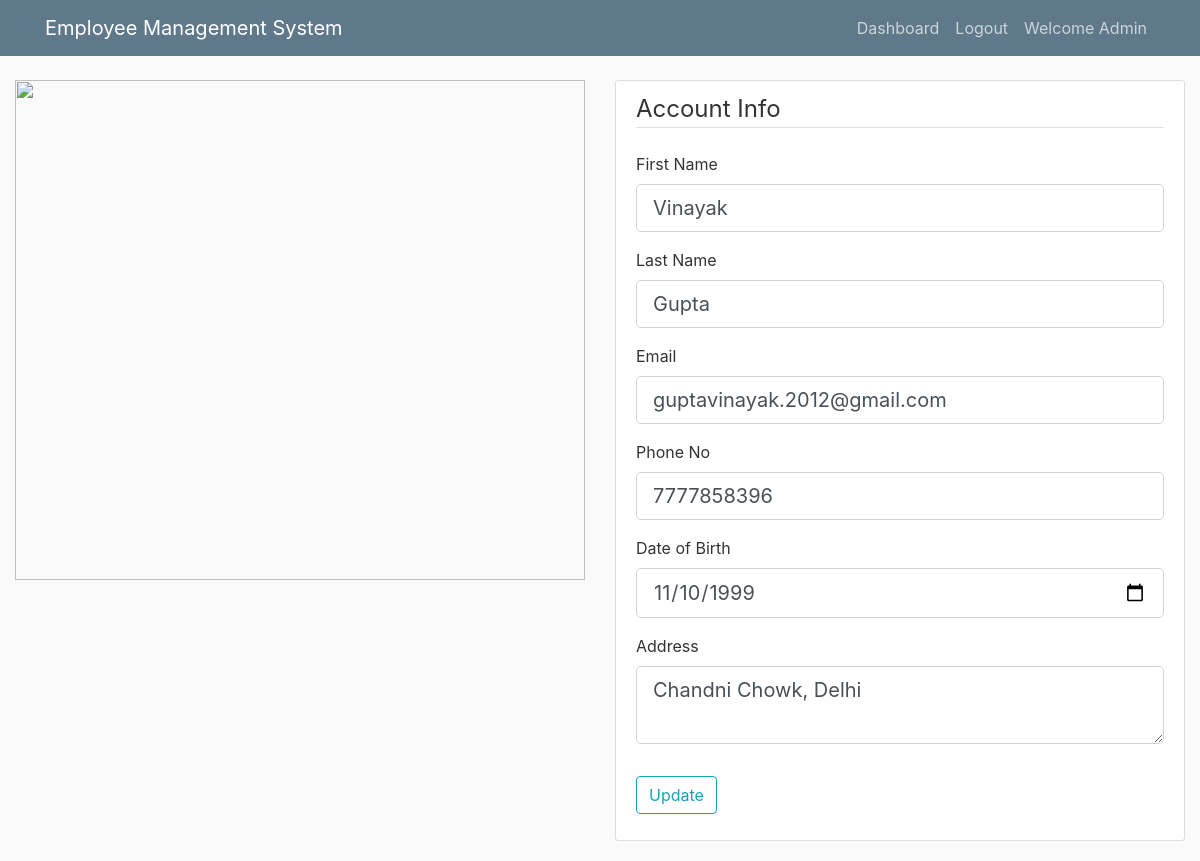
The app's page /employees/edit/7 (signed in) with its own data.
### assignment/models.py (models this page shows, shortened)
class Employees(db.Model, UserMixin):
    id = db.Column(db.Integer, primary_key=True, autoincrement=True)
    first_name = db.Column(db.String(20), nullable=False)
    last_name = db.Column(db.String(20), nullable=False)
    email = db.Column(db.String(120), unique=True, nullable=False)
    phone_no = db.Column(db.Integer, unique=True, nullable=False)
    date_of_birth = db.Column(db.Date, nullable=False)
    address = db.Column(db.Text, nullable=False)
    password = db.Column(db.String(60), nullable=False)
    is_admin = db.Column(db.Boolean, default=False)

### assignment/routes.py (the view)
@app.route('/employees/edit/<int:id>', methods=['GET', 'POST'])
@login_required
def edit_employee(id):
    check_admin()
    if not current_user.is_admin:
        login_user()
    add_employee = False
    user = Employees.query.get_or_404(id)
    form = UpdateAccountForm()
    if form.validate_on_submit():
        user.first_name = form.first_name.data
        user.last_name = form.last_name.data
        if user.email != form.email.data:
            flash("Email can't be changed", 'info')
            return redirect(url_for('list_employees'))
        if user.phone_no != form.phone_no.data:
            flash("Phone No can't be changed", 'info')
            return redirect(url_for('list_employees'))
        user.date_of_birth = form.date_of_birth.data
        user.address = form.address.data
        db.session.commit()
        app.logger.info(f"Admin edited an employee with id = {id}")
        flash('Account has been updated!', 'success')
        return redirect(url_for('list_employees'))
    elif request.method == 'GET':
        form.first_name.data = user.first_name
        form.last_name.data = user.last_name
        form.email.data = user.email
        form.phone_no.data = user.phone_no
        form.date_of_birth.data = user.date_of_birth
        form.address.data = user.address
    return render_template('update_employee.html', action="Edit", add_employee=add_employee, title='Update Account',
                           user=user, form=form)

### assignment/forms.py
class UpdateAccountForm(FlaskForm):
    first_name = StringField('First Name',
                             validators=[DataRequired(), Length(min=2, max=20)])
    last_name = StringField('Last Name',
                            validators=[DataRequired(), Length(min=2, max=20)])
    email = StringField('Email',
                        validators=[DataRequired(), Email()])
    phone_no = IntegerField('Phone No', validators=[DataRequired()])
    date_of_birth = DateField('Date of Birth', validators=[DataRequired()])
    address = TextAreaField('Address',
                            validators=[DataRequired(), Length(max=120)])
    submit = SubmitField('Update')

### assignment/models.py (called while the page is built)
@login_manager.user_loader
def load_user(user_id):
    return Employees.query.get(int(user_id))

### assignment/routes.py (called while the page is built)
def check_admin():
    if not current_user.is_admin:
        abort(403)

### assignment/templates/update_employee.html (shortened to what this page needs)
{% extends "layout.html" %}
{% block content %}
    <div class="content-section">
        <form method="POST" action="" enctype="multipart/form-data">
            <fieldset class="form-group">
                <legend class="border-bottom mb-4">Account Info</legend>
                <div class="form-group">
                    {{ form.first_name.label(class="form-control-label") }}
                    {% if form.first_name.errors %}
                        {{ form.first_name(class="form-control form-control-lg is-invalid") }}
                        <div class="invalid-feedback">
                            {% for error in form.first_name.errors %}
                                <span>{{ error }}</span>
                            {% endfor %}
                        </div>
                    {% else %}
                        {{ form.first_name(class="form-control form-control-lg") }}
                    {% endif %}
                </div>
                <div class="form-group">
                    {{ form.last_name.label(class="form-control-label") }}
                    {% if form.last_name.errors %}
                        {{ form.first_name(class="form-control form-control-lg is-invalid") }}
                        <div class="invalid-feedback">
                            {% for error in form.last_name.errors %}
                                <span>{{ error }}</span>
                            {% endfor %}
                        </div>
                    {% else %}
                        {{ form.last_name(class="form-control form-control-lg") }}
                    {% endif %}
                </div>
                <div class="form-group">
                    {{ form.email.label(class="form-control-label") }}
                    {% if form.email.errors %}
                        {{ form.email(class="form-control form-control-lg is-invalid") }}
                        <div class="invalid-feedback">
                            {% for error in form.email.errors %}
                                <span>{{ error }}</span>
                            {% endfor %}
                        </div>
                    {% else %}
                        {{ form.email(class="form-control form-control-lg") }}
                    {% endif %}
                </div>
                <div class="form-group">
                    {{ form.phone_no.label(class="form-control-label") }}
                    {% if form.phone_no.errors %}
                        {{ form.phone_no(class="form-control form-control-lg is-invalid") }}
                        <div class="invalid-feedback">
                            {% for error in form.phone_no.errors %}
                                <span>{{ error }}</span>
                            {% endfor %}
                        </div>
                    {% else %}
                        {{ form.phone_no(class="form-control form-control-lg") }}
                    {% endif %}
                </div>
                <div class="form-group">
                    {{ form.date_of_birth.label(class="form-control-label") }}
                    {% if form.date_of_birth.errors %}
                        {{ form.date_of_birth(class="form-control form-control-lg is-invalid") }}
                        <div class="invalid-feedback">
                            {% for error in form.date_of_birth.errors %}
                                <span>{{ error }}</span>
                            {% endfor %}
                        </div>
                    {% else %}
                        {{ form.date_of_birth(class="form-control form-control-lg") }}
                    {% endif %}
                </div>
                <div class="form-group">
                    {{ form.address.label(class="form-control-label") }}
                    {% if form.address.errors %}
                        {{ form.address(class="form-control form-control-lg is-invalid") }}
                        <div class="invalid-feedback">
                            {% for error in form.address.errors %}
                                <span>{{ error }}</span>
                            {% endfor %}
                        </div>
                    {% else %}
                        {{ form.address(class="form-control form-control-lg") }}
                    {% endif %}
                </div>
            </fieldset>
            <div class="form-group">
                {{ form.submit(class="btn btn-outline-info") }}
            </div>
        </form>
    </div>
{% endblock content %}

### assignment/templates/layout.html (shortened to what this page needs)
<!DOCTYPE html>
<html>
<head>
    <link rel="stylesheet" href="https://maxcdn.bootstrapcdn.com/bootstrap/4.0.0/css/bootstrap.min.css">
    <link rel="stylesheet" type="text/css" href="{{ url_for('static', filename='main.css') }}">
</head>
<body>
    <header class="site-header">
      <nav class="navbar navbar-expand-md navbar-dark bg-steel fixed-top">
        <div class="container">
          <a class="navbar-brand mr-4" href="/">Employee Management System</a>
          <div class="collapse navbar-collapse" id="navbarToggle">
            <div class="navbar-nav">
                <ul class="nav navbar-nav navbar-right">
                  {% if current_user.is_authenticated %} {% if current_user.is_admin %}
                        <li><a class="nav-item nav-link" href="{{ url_for('admin_dashboard') }}">Dashboard</a></li>
                     {% else %}
                    <a class="nav-item nav-link" href="{{ url_for('dashboard') }}">Home</a>
                    <li><a class="nav-item nav-link" href="{{ url_for('account') }}">My Profile</a></li>
                    <li><a class="nav-item nav-link" href="{{ url_for('change_password') }}">Change Password</a></li>
                    {% endif %}
                    <li><a class="nav-item nav-link" href="{{ url_for('logout') }}">Logout</a></li>
                    <a class="nav-link"  tabindex="-1" aria-disabled="true">Welcome {{ current_user.first_name}}</a>
                  {% else %}
                    <a class="nav-item nav-link" href="{{ url_for('login') }}">Login</a>
                    <a class="nav-item nav-link" href="{{ url_for('register') }}">Register</a>
                  {% endif %}
                </ul>
            </div>
          </div>
        </div>
      </nav>
    </header>
    <main role="main" class="container-fluid ">
      <div class="row">
          <div class="col-md-6">
                  <img src="../../static/intro-bg.jpg" class="img-responsive" width="100%" height="500px">
          </div>
          <div class="col-md-6">
          {% block content %} {% endblock %}
        </div>
      </div>
    </main>
</body>
</html>

### assignment/static/main.css (style rules this page uses)
body { background: #fafafa; color: #333333; margin-top: 5rem; }
.bg-steel { background-color: #5f788a; }
.site-header .navbar-nav .nav-link { color: #cbd5db; }
.content-section { background: #ffffff; padding: 10px 20px; border: 1px solid #dddddd; border-radius: 3px; margin-bottom: 20px; }

### records on screen
Employees: first_name "Admin"
Employees: first_name "Vinayak", last_name "Gupta", email "guptavinayak.2012@gmail.com", phone_no "7777858396", date_of_birth "11/10/1999", address "Chandni Chowk, Delhi"
